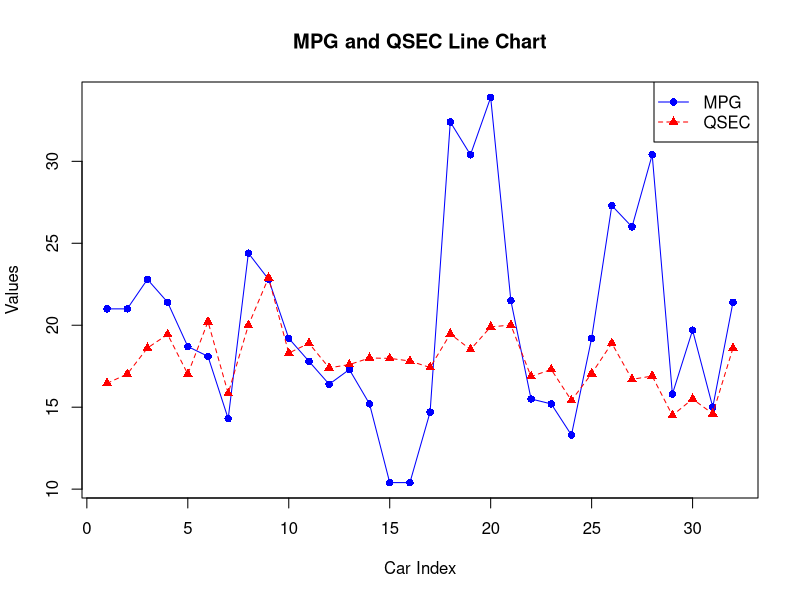

Write R code to recreate this figure.
data("mtcars")

car_index <- 1:nrow(mtcars)

plot(car_index, mtcars$mpg, type="o", col="blue", pch=16, lty=1, 
     xlab="Car Index", ylab="Values", main="MPG and QSEC Line Chart")

lines(car_index, mtcars$qsec, type="o", col="red", pch=17, lty=2)

legend("topright", legend=c("MPG", "QSEC"), col=c("blue", "red"), 
       pch=c(16,17), lty=c(1,2))
